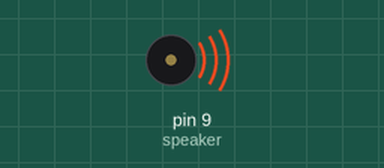
A sketch run on a simulated Arduino Uno, built with avr-gcc and run on an emulated ATmega328P. Shown: buzzer (waves = sounding).

Above: at 0.07 s.
At 2.7 s:
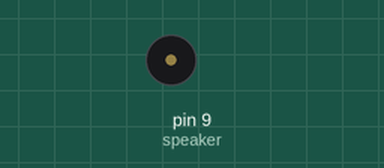
Timing chart, 0 to 3.0 s (numbered marks = the images above):
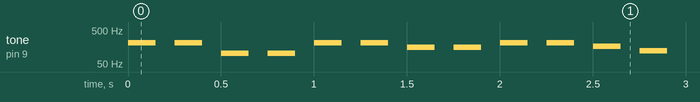

Measured:
- by itself, tone on pin 9 (speaker): plays 208 Hz for 0.15 s, 208 Hz for 0.15 s, 104 Hz for 0.15 s, 104 Hz for 0.15 s, 208 Hz for 0.15 s, 208 Hz for 0.15 s … (520 notes in this stretch)

The sketch:

poker_face.ino
```cpp
#define speaker 9

/*************************************************
 * Public Constants
 *************************************************/

#define NOTE_B0  31
#define NOTE_C1  33
#define NOTE_CS1 35
#define NOTE_D1  37
#define NOTE_DS1 39
#define NOTE_E1  41
#define NOTE_F1  44
#define NOTE_FS1 46
#define NOTE_G1  49
#define NOTE_GS1 52
#define NOTE_A1  55
#define NOTE_AS1 58
#define NOTE_B1  62
#define NOTE_C2  65
#define NOTE_CS2 69
#define NOTE_D2  73
#define NOTE_DS2 78
#define NOTE_E2  82
#define NOTE_F2  87
#define NOTE_FS2 93
#define NOTE_G2  98
#define NOTE_GS2 104
#define NOTE_A2  110
#define NOTE_AS2 117
#define NOTE_B2  123
#define NOTE_C3  131
#define NOTE_CS3 139
#define NOTE_D3  147
#define NOTE_DS3 156
#define NOTE_E3  165
#define NOTE_F3  175
#define NOTE_FS3 185
#define NOTE_G3  196
#define NOTE_GS3 208
#define NOTE_A3  220
#define NOTE_AS3 233
#define NOTE_B3  247
#define NOTE_C4  262
#define NOTE_CS4 277
#define NOTE_D4  294
#define NOTE_DS4 311
#define NOTE_E4  330
#define NOTE_F4  349
#define NOTE_FS4 370
#define NOTE_G4  392
#define NOTE_GS4 415
#define NOTE_A4  440
#define NOTE_AS4 466
#define NOTE_B4  494
#define NOTE_C5  523
#define NOTE_CS5 554
#define NOTE_D5  587
#define NOTE_DS5 622
#define NOTE_E5  659
#define NOTE_F5  698
#define NOTE_FS5 740
#define NOTE_G5  784
#define NOTE_GS5 831
#define NOTE_A5  880
#define NOTE_AS5 932
#define NOTE_B5  988
#define NOTE_C6  1047
#define NOTE_CS6 1109
#define NOTE_D6  1175
#define NOTE_DS6 1245
#define NOTE_E6  1319
#define NOTE_F6  1397
#define NOTE_FS6 1480
#define NOTE_G6  1568
#define NOTE_GS6 1661
#define NOTE_A6  1760
#define NOTE_AS6 1865
#define NOTE_B6  1976
#define NOTE_C7  2093
#define NOTE_CS7 2217
#define NOTE_D7  2349
#define NOTE_DS7 2489
#define NOTE_E7  2637
#define NOTE_F7  2794
#define NOTE_FS7 2960
#define NOTE_G7  3136
#define NOTE_GS7 3322
#define NOTE_A7  3520
#define NOTE_AS7 3729
#define NOTE_B7  3951
#define NOTE_C8  4186
#define NOTE_CS8 4435
#define NOTE_D8  4699
#define NOTE_DS8 4978


#define tempo 250
int t = 1/tempo;

void setup()
{
  pinMode(speaker, OUTPUT);
  digitalWrite(speaker, LOW);
}

void loop()
{
  tone(speaker, NOTE_GS3, 150);
  delay(tempo);
  digitalWrite(speaker, LOW);
  delay(t);
 tone(speaker, NOTE_GS3, 150);
  delay(tempo);
  digitalWrite(speaker, LOW);
  delay(t);
 tone(speaker, NOTE_GS2, 150);
  delay(tempo);
  digitalWrite(speaker, LOW);
  delay(t);
 tone(speaker, NOTE_GS2, 150);
  delay(tempo);
  digitalWrite(speaker, LOW);
  delay(t);
 tone(speaker, NOTE_GS3, 150);
  delay(tempo);
  digitalWrite(speaker, LOW);
  delay(t);
 tone(speaker, NOTE_GS3, 150);
  delay(tempo);
  digitalWrite(speaker, LOW);
  delay(t);
 tone(speaker, NOTE_DS3, 150);
  delay(tempo);
  digitalWrite(speaker, LOW);
  delay(t);
 tone(speaker, NOTE_DS3, 150);
  delay(tempo);
  digitalWrite(speaker, LOW);
  delay(t);
 tone(speaker, NOTE_GS3, 150);
  delay(tempo);
  digitalWrite(speaker, LOW);
  delay(t);
 tone(speaker, NOTE_GS3, 150);
  delay(tempo);
  digitalWrite(speaker, LOW);
  delay(t);
  tone(speaker, NOTE_E3, 150);
  delay(tempo);
  digitalWrite(speaker, LOW);
  delay(t);
 tone(speaker, NOTE_B2, 150);
  delay(tempo);
  digitalWrite(speaker, LOW);
  delay(t);
  tone(speaker, NOTE_FS3, 150);
  delay(tempo);
  digitalWrite(speaker, LOW);
  delay(t);
 tone(speaker, NOTE_FS3, 150);
  delay(tempo);
  digitalWrite(speaker, LOW);
  delay(t);
 tone(speaker, NOTE_FS2, 150);
  delay(tempo);
  digitalWrite(speaker, LOW);
  delay(t);
 tone(speaker, NOTE_FS2, 150);
  delay(tempo);
  digitalWrite(speaker, LOW);
  delay(t);


}
```
